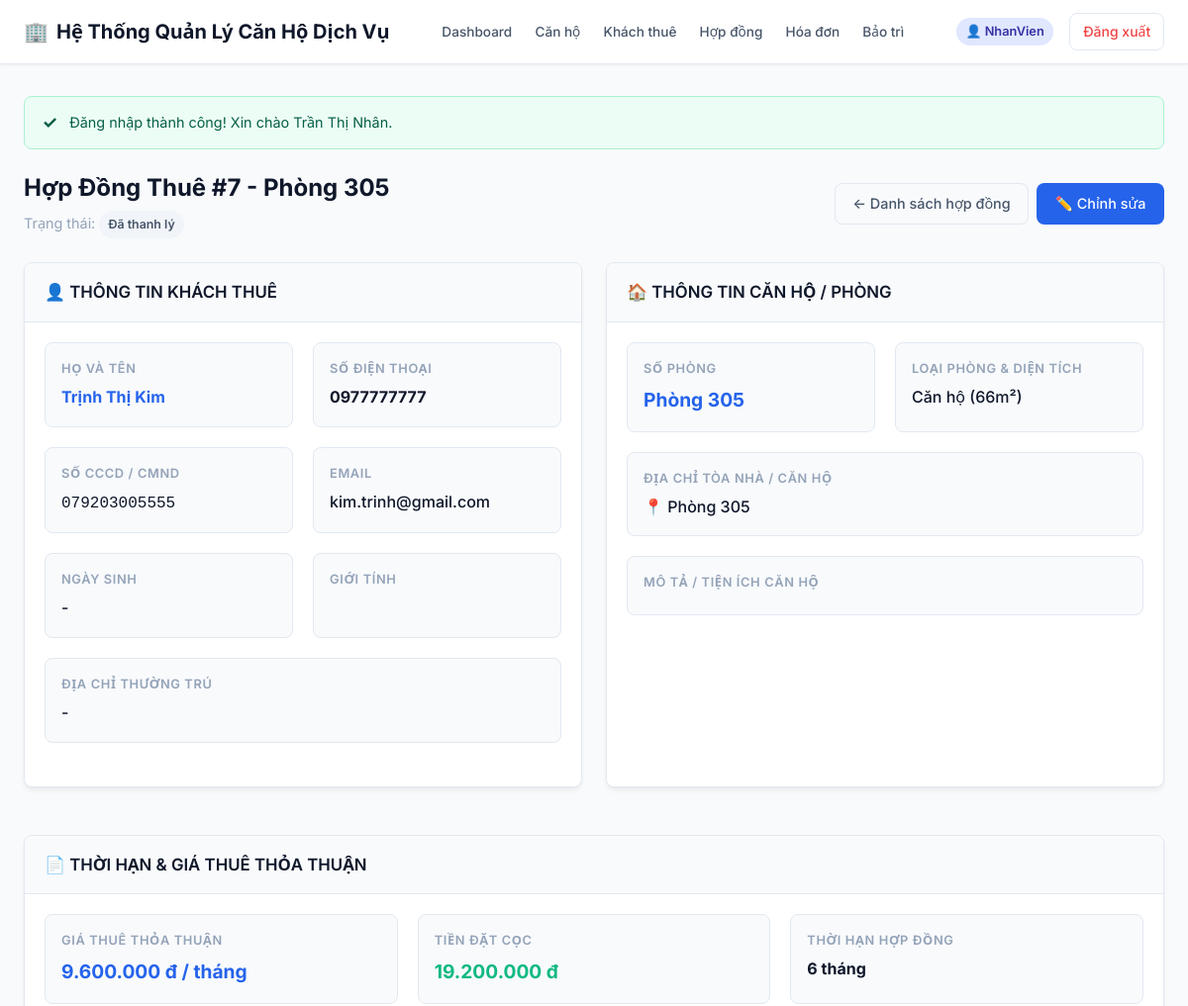
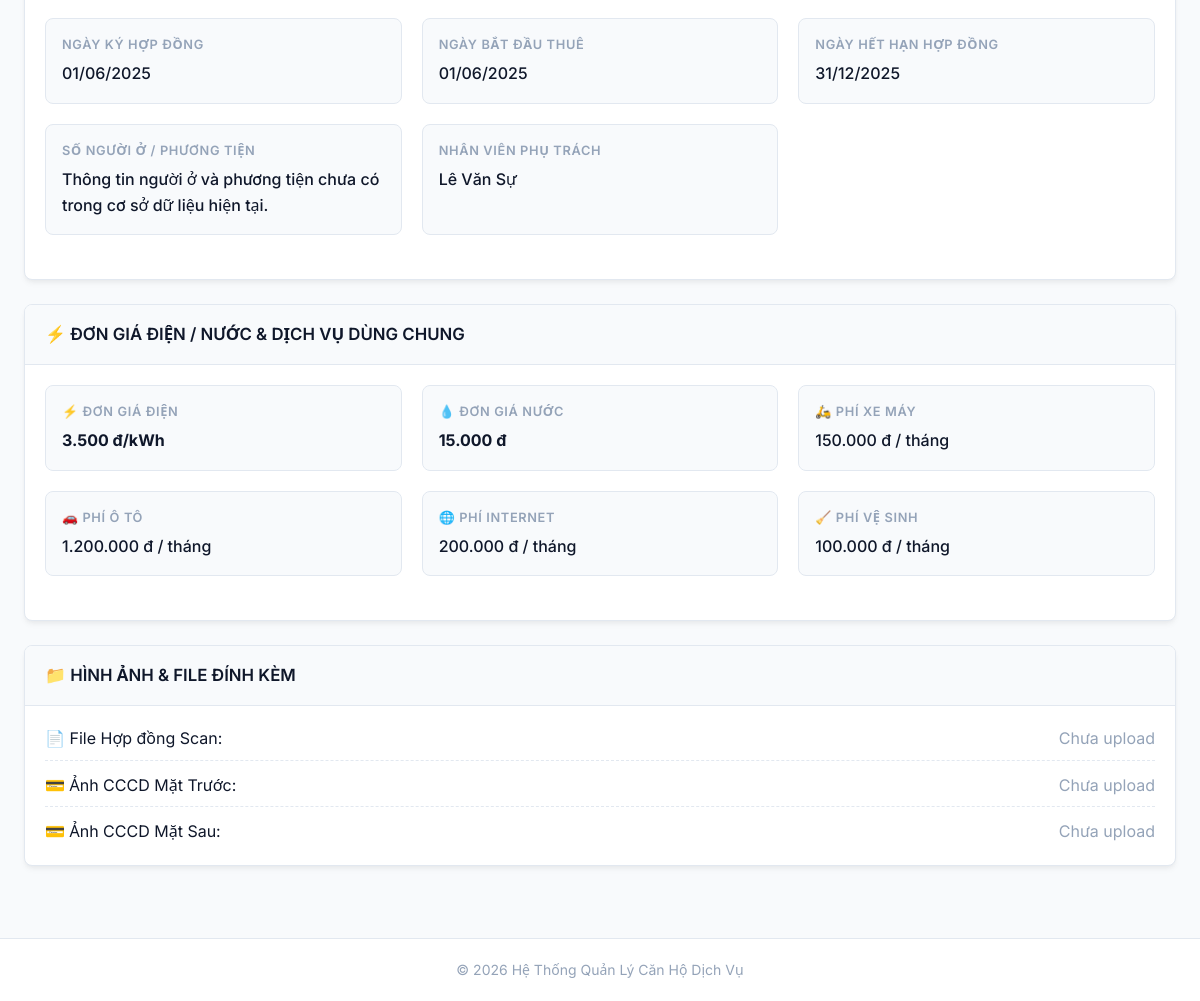
Screenshot of /QuanLyCanHo-Web/user/hop-dong/detail.php?id=7 (signed in) with the database file from the repository (2 pictures, top to bottom).
### tables this page shows
CREATE TABLE HopDong (
    MaHopDong        INT AUTO_INCREMENT PRIMARY KEY,
    MaCanHo          INT NOT NULL,
    MaKhach          INT NOT NULL,
    MaNV             INT NULL,                  
    NgayBatDau       DATE NOT NULL,
    NgayKetThuc      DATE NOT NULL,
    GiaThueThoaThuan DECIMAL(18,2) NOT NULL,
    TienCoc          DECIMAL(18,2) NOT NULL,
    TrangThai        VARCHAR(30) NOT NULL DEFAULT 'Đang hiệu lực',
    GhiChu           VARCHAR(255) NULL,
    CHECK (TrangThai IN ('Đang hiệu lực','Đã thanh lý','Hết hạn')),
    CHECK (NgayKetThuc > NgayBatDau),
    FOREIGN KEY (MaCanHo) REFERENCES CanHo(MaCanHo),
    FOREIGN KEY (MaKhach) REFERENCES KhachThue(MaKhach),
    FOREIGN KEY (MaNV) REFERENCES NhanVien(MaNV)
);

CREATE TABLE CanHo (
    MaCanHo     INT AUTO_INCREMENT PRIMARY KEY,
    SoPhong     VARCHAR(20)    NOT NULL UNIQUE,
    MaLoai      INT            NOT NULL,
    DienTich    FLOAT          NOT NULL,
    GiaThue     DECIMAL(18,2)  NOT NULL,
    TrangThai   VARCHAR(20)    NOT NULL DEFAULT 'Trống',
    MoTa        VARCHAR(255)   NULL,
    CHECK (TrangThai IN ('Trống','Đang thuê','Bảo trì')),
    FOREIGN KEY (MaLoai) REFERENCES LoaiCanHo(MaLoai)
);

CREATE TABLE KhachThue (
    MaKhach           INT AUTO_INCREMENT PRIMARY KEY,
    HoTen             VARCHAR(100) NOT NULL,
    CCCD              VARCHAR(12)  NOT NULL UNIQUE,
    NgaySinh          DATE         NOT NULL,
    GioiTinh          VARCHAR(10)  NOT NULL,
    SoDienThoai       VARCHAR(15)  NOT NULL,
    Email             VARCHAR(100) NULL,
    DiaChiThuongTru   VARCHAR(255) NULL
);

CREATE TABLE NhanVien (
    MaNV          INT AUTO_INCREMENT PRIMARY KEY,
    HoTen         VARCHAR(100) NOT NULL,
    TenDangNhap   VARCHAR(50)  NOT NULL UNIQUE,
    MatKhau       VARCHAR(255) NOT NULL,         
    VaiTro        VARCHAR(20)  NOT NULL DEFAULT 'NhanVien',  
    SoDienThoai   VARCHAR(15)  NULL,
    Email         VARCHAR(100) NULL,
    TrangThai     VARCHAR(20)  NOT NULL DEFAULT 'Đang làm việc',
    CHECK (VaiTro IN ('Admin','NhanVien'))
);

### QuanLyCanHo-Web/user/hop-dong/detail.php (called while the page is built, shortened)
<?php
require_once __DIR__ . '/../../admin/hop-dong/detail.php';

### QuanLyCanHo-Web/auth/guard.php (called while the page is built, shortened)
<?php
function currentUserRole(): string
{
    return $_SESSION['VaiTro'] ?? '';
}

### QuanLyCanHo-Web/admin/hop-dong/detail.php (the view, shortened to what this page needs)
<?php
require_once __DIR__ . '/../../includes/header.php';
$pdo = require __DIR__ . '/../../config/database.php';
$role = currentUserRole();
$baseUrl = url(($role === 'Admin') ? '/admin/hop-dong' : '/user/hop-dong');
$khachThueUrl = url(($role === 'Admin') ? '/admin/khach-thue' : '/user/khach-thue');
$id = (int)($_GET['id'] ?? 0);
$sql = "SELECT hp.*, ch.SoPhong, CONCAT('Phòng ', ch.SoPhong) AS DiaChiCanHo, ch.DienTich, '' AS NoiThatCanHo, 'Căn hộ' AS TenLoai,
         kt.HoTen AS TenKhach, kt.SoDienThoai, kt.Email, kt.CCCD, NULL AS GioiTinh, NULL AS NgaySinh, NULL AS DiaChiThuongTru, NULL AS NgheNghiep, NULL AS GhiChuKhach,
               nv.HoTen AS TenNhanVien
        FROM HopDong hp
        JOIN CanHo ch ON hp.MaCanHo = ch.MaCanHo
        JOIN KhachThue kt ON hp.MaKhach = kt.MaKhach
        LEFT JOIN NhanVien nv ON hp.MaNV = nv.MaNV
        WHERE hp.MaHopDong = ?";
$stmt = $pdo->prepare($sql);
$stmt->execute([$id]);
$contract = $stmt->fetch();
?>
<div class="page-header">
    <div>
        <h1 class="page-title">Hợp Đồng Thuê #<?= e((string)$contract['MaHopDong']) ?> - Phòng <?= e($contract['SoPhong']) ?></h1>
        <p class="page-subtitle">Trạng thái: <?= renderStatusBadge($contract['TrangThai']) ?></p>
    </div>
    <div style="display: flex; gap: 0.5rem;">
        <a href="<?= $baseUrl ?>/index.php" class="btn btn-outline">← Danh sách hợp đồng</a>
        <a href="<?= $baseUrl ?>/edit.php?id=<?= $id ?>" class="btn btn-primary">✏️ Chỉnh sửa</a>
    </div>
</div>
<div style="display: grid; grid-template-columns: 1fr 1fr; gap: 1.5rem; margin-bottom: 1.5rem;">
    <div class="card">
        <div class="card-header" style="background-color: #f8fafc;">
            <h3>👤 THÔNG TIN KHÁCH THUÊ</h3>
        </div>
        <div class="card-body">
            <div class="detail-grid" style="grid-template-columns: 1fr 1fr;">
                <div class="detail-item">
                    <div class="detail-label">Họ và tên</div>
                    <div class="detail-value">
                        <a href="<?= $khachThueUrl ?>/detail.php?id=<?= $contract['MaKhach'] ?>" style="font-weight: 700; color: var(--primary-color);">
                            <?= e($contract['TenKhach']) ?>
                        </a>
                    </div>
                </div>
                <div class="detail-item">
                    <div class="detail-label">Số điện thoại</div>
                    <div class="detail-value"><strong><?= e($contract['SoDienThoai']) ?></strong></div>
                </div>
                <div class="detail-item">
                    <div class="detail-label">Số CCCD / CMND</div>
                    <div class="detail-value"><code><?= e($contract['CCCD'] ?? 'Chưa cập nhật') ?></code></div>
                </div>
                <div class="detail-item">
                    <div class="detail-label">Email</div>
                    <div class="detail-value"><?= e($contract['Email'] ?? '-') ?></div>
                </div>
                <div class="detail-item">
                    <div class="detail-label">Ngày sinh</div>
                    <div class="detail-value"><?= formatDate($contract['NgaySinh']) ?></div>
                </div>
                <div class="detail-item">
                    <div class="detail-label">Giới tính</div>
                </div>
                <div class="detail-item" style="grid-column: 1 / -1;">
                    <div class="detail-label">Địa chỉ thường trú</div>
                    <div class="detail-value"><?= e($contract['DiaChiThuongTru'] ?? '-') ?></div>
                </div>
            </div>
        </div>
    </div>
    <div class="card">
        <div class="card-header" style="background-color: #f8fafc;">
            <h3>🏠 THÔNG TIN CĂN HỘ / PHÒNG</h3>
        </div>
        <div class="card-body">
            <div class="detail-grid" style="grid-template-columns: 1fr 1fr;">
                <div class="detail-item">
                    <div class="detail-label">Số phòng</div>
                    <div class="detail-value" style="font-size: 1.2rem; font-weight: 700; color: var(--primary-color);">
                        Phòng <?= e($contract['SoPhong']) ?>
                    </div>
                </div>
                <div class="detail-item">
                    <div class="detail-label">Loại phòng & Diện tích</div>
                    <div class="detail-value"><?= e($contract['TenLoai']) ?> (<?= $contract['DienTich'] ?>m²)</div>
                </div>
                <div class="detail-item" style="grid-column: 1 / -1;">
                    <div class="detail-label">Địa chỉ tòa nhà / Căn hộ</div>
                    <div class="detail-value">📍 <?= e($contract['DiaChiCanHo'] ?? 'Tòa nhà A') ?></div>
                </div>
                <div class="detail-item" style="grid-column: 1 / -1;">
                    <div class="detail-label">Mô tả / Tiện ích căn hộ</div>
                </div>
            </div>
        </div>
    </div>
</div>
<div class="card mb-3">
    <div class="card-header" style="background-color: #f8fafc;">
        <h3>📄 THỜI HẠN & GIÁ THUÊ THỎA THUẬN</h3>
    </div>
    <div class="card-body">
        <div class="detail-grid">
            <div class="detail-item">
                <div class="detail-label">Giá thuê thỏa thuận</div>
                <div class="detail-value" style="font-size: 1.2rem; font-weight: 700; color: var(--primary-color);">
                    <?= formatMoney($contract['GiaThueThoaThuan']) ?> / tháng
                </div>
            </div>
            <div class="detail-item">
                <div class="detail-label">Tiền đặt cọc</div>
                <div class="detail-value" style="font-size: 1.2rem; font-weight: 700; color: var(--success-color);">
                    <?= formatMoney($contract['TienCoc']) ?>
                </div>
            </div>
            <div class="detail-item">
                <div class="detail-label">Thời hạn hợp đồng</div>
                <div class="detail-value"><strong><?= (int)($contract['ThoiHanThang'] ?? 6) ?> tháng</strong></div>
            </div>
            <div class="detail-item">
                <div class="detail-label">Ngày ký hợp đồng</div>
                <div class="detail-value"><?= formatDate($contract['NgayKy'] ?? $contract['NgayBatDau']) ?></div>
            </div>
            <div class="detail-item">
                <div class="detail-label">Ngày bắt đầu thuê</div>
                <div class="detail-value"><?= formatDate($contract['NgayBatDau']) ?></div>
            </div>
            <div class="detail-item">
                <div class="detail-label">Ngày hết hạn hợp đồng</div>
                <div class="detail-value"><?= formatDate($contract['NgayKetThuc']) ?></div>
            </div>
            <div class="detail-item">
                <div class="detail-label">Số người ở / Phương tiện</div>
                    <div class="detail-value">Thông tin người ở và phương tiện chưa có trong cơ sở dữ liệu hiện tại.</div>
            </div>
            <div class="detail-item">
                <div class="detail-label">Nhân viên phụ trách</div>
                <div class="detail-value"><?= e($contract['TenNhanVien'] ?? 'Hệ thống') ?></div>
            </div>
        </div>
    </div>
</div>
<div class="card mb-3">
    <div class="card-header" style="background-color: #f8fafc;">
        <h3>⚡ ĐƠN GIÁ ĐIỆN / NƯỚC & DỊCH VỤ DÙNG CHUNG</h3>
    </div>
    <div class="card-body">
        <div class="detail-grid">
            <div class="detail-item">
                <div class="detail-label">⚡ Đơn giá điện</div>
                <div class="detail-value"><strong><?= number_format((float)($contract['GiaDien'] ?? 3500), 0, ',', '.') ?> đ/kWh</strong></div>
            </div>
            <div class="detail-item">
                <div class="detail-label">💧 Đơn giá nước</div>
                <div class="detail-value"><strong><?= number_format((float)($contract['GiaNuoc'] ?? 15000), 0, ',', '.') ?> đ</strong></div>
            </div>
            <div class="detail-item">
                <div class="detail-label">🛵 Phí xe máy</div>
                <div class="detail-value"><?= formatMoney($contract['GiaXeMay'] ?? 150000) ?> / tháng</div>
            </div>
            <div class="detail-item">
                <div class="detail-label">🚗 Phí ô tô</div>
                <div class="detail-value"><?= formatMoney($contract['GiaOto'] ?? 1200000) ?> / tháng</div>
            </div>
            <div class="detail-item">
                <div class="detail-label">🌐 Phí Internet</div>
                <div class="detail-value"><?= formatMoney($contract['GiaInternet'] ?? 200000) ?> / tháng</div>
            </div>
            <div class="detail-item">
                <div class="detail-label">🧹 Phí Vệ sinh</div>
                <div class="detail-value"><?= formatMoney($contract['GiaVeSinh'] ?? 100000) ?> / tháng</div>
            </div>
        </div>
    </div>
</div>
<div class="card mb-3">
    <div class="card-header" style="background-color: #f8fafc;">
        <h3>📁 HÌNH ẢNH & FILE ĐÍNH KÈM</h3>
    </div>
    <div class="card-body">
        <ul style="list-style: none; padding: 0; margin: 0; display: flex; flex-direction: column; gap: 0.75rem;">
            <li style="display: flex; justify-content: space-between; align-items: center; border-bottom: 1px dashed #e2e8f0; padding-bottom: 0.5rem;">
                <span>📄 File Hợp đồng Scan:</span>
                <?php if (!empty($contract['FileHopDong'])): ?>
                    <a href="<?= e(url($contract['FileHopDong'])) ?>" target="_blank" class="btn btn-sm btn-outline">Xem / Tải file</a>
                <?php else: ?>
                    <span style="color: #94a3b8;">Chưa upload</span>
                <?php endif; ?>
            </li>
            <li style="display: flex; justify-content: space-between; align-items: center; border-bottom: 1px dashed #e2e8f0; padding-bottom: 0.5rem;">
                <span>💳 Ảnh CCCD Mặt Trước:</span>
                <?php
                $cccdTruoc = $contract['AnhCCCDMatTruoc'] ?? $contract['AnhCCCD'] ?? '';
                if (!empty($cccdTruoc)):
                ?>
                    <a href="<?= e(url($cccdTruoc)) ?>" target="_blank" class="btn btn-sm btn-outline">Xem ảnh</a>
                <?php else: ?>
                    <span style="color: #94a3b8;">Chưa upload</span>
                <?php endif; ?>
            </li>
            <li style="display: flex; justify-content: space-between; align-items: center;">
                <span>💳 Ảnh CCCD Mặt Sau:</span>
                <?php if (!empty($contract['AnhCCCDMatSau'])): ?>
                    <a href="<?= e(url($contract['AnhCCCDMatSau'])) ?>" target="_blank" class="btn btn-sm btn-outline">Xem ảnh</a>
                <?php else: ?>
                    <span style="color: #94a3b8;">Chưa upload</span>
                <?php endif; ?>
            </li>
        </ul>
    </div>
</div>
<?php require_once __DIR__ . '/../../includes/footer.php'; ?>

### QuanLyCanHo-Web/includes/functions.php (shortened to what this page needs)
<?php
function e(?string $value): string
{
    return htmlspecialchars((string)($value ?? ''), ENT_QUOTES, 'UTF-8');
}
function formatMoney($amount): string
{
    return number_format((float)$amount, 0, ',', '.') . ' đ';
}
function formatDate(?string $dateStr): string
{
    if (empty($dateStr)) {
        return '-';
    }
    $timestamp = strtotime($dateStr);
    return date('d/m/Y', $timestamp);
}
function renderStatusBadge(string $status): string
{
    $classMap = [
        'Đã tiếp nhận'   => 'badge-info',
        'Đang xử lý'     => 'badge-warning',
        'Hoàn thành'      => 'badge-success',
        'Đang hiệu lực'   => 'badge-success',
        'Sắp hết hạn'    => 'badge-warning',
        'Hết hạn'         => 'badge-danger',
        'Đã thanh lý'     => 'badge-secondary',
        'Chưa check-in'   => 'badge-warning',
        'Đã check-out'    => 'badge-secondary',
        'Trống'           => 'badge-success',
        'Đang thuê'       => 'badge-success',
        'Đã trả phòng'   => 'badge-secondary',
        'Chưa thuê'       => 'badge-warning',
        'Bảo trì'         => 'badge-warning',
    ];
    $badgeClass = $classMap[$status] ?? 'badge-secondary';
    return sprintf('<span class="badge %s">%s</span>', e($badgeClass), e($status));
}
function url(string $path = ''): string
{
    $path = '/' . ltrim($path, '/');
    $scriptName = str_replace('\\', '/', $_SERVER['SCRIPT_NAME'] ?? '');
    $projectFolder = '/QuanLyCanHo-Web';
    $projectPosition = strpos($scriptName, $projectFolder);
    if ($projectPosition !== false && !str_starts_with($path, $projectFolder)) {
        $basePath = substr($scriptName, 0, $projectPosition + strlen($projectFolder));
        return $basePath . $path;
    }
    return $path;
}

### rows the page displays
hopdong: MaHopDong "7", MaCanHo.SoPhong "305", TrangThai "Đã thanh lý", MaKhach.HoTen "Trịnh Thị Kim", MaKhach.SoDienThoai "0977777777", MaKhach.CCCD "079203005555", MaKhach.Email "kim.trinh@gmail.com", MaCanHo.DienTich "66", GiaThueThoaThuan "9.600.000 đ", TienCoc "19.200.000 đ", NgayBatDau "01/06/2025", NgayKetThuc "31/12/2025", MaNV.HoTen "Lê Văn Sự"

### other values shown
$item['label'] "Dashboard"
$item['label'] "Căn hộ"
$item['label'] "Khách thuê"
$item['label'] "Hợp đồng"
$item['label'] "Hóa đơn"
$item['label'] "Bảo trì"
$vaiTro ?: ($_SESSION['HoTenKhach'] ?? 'Khách hàng') "NhanVien"
$flashSuccess "Đăng nhập thành công! Xin chào Trần Thị Nhân."
formatDate($contract['NgaySinh']) "-"
$contract['DiaChiThuongTru'] "-"
$contract['TenLoai'] "Căn hộ"
$contract['DiaChiCanHo'] "Phòng 305"
$contract['ThoiHanThang'] "6"
$contract['GiaDien'] "3.500"
$contract['GiaNuoc'] "15.000"
